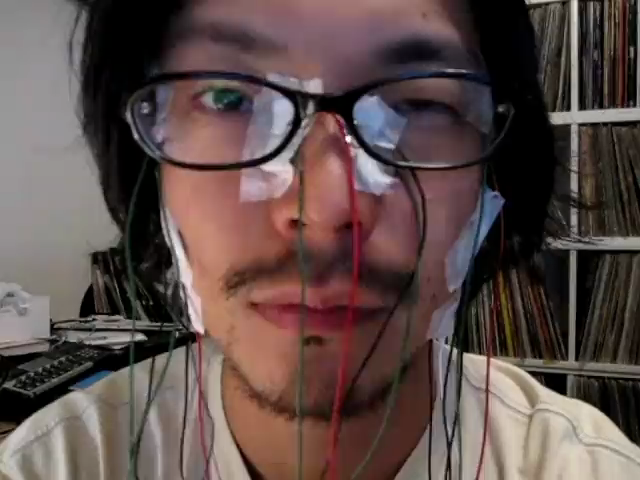
#> input picture daito-testimage.png, 640 x 480 px
$ python perceptual_image_features.py ../daito-testimage.png
#> lines starting #> are read from the running program, lines starting #| are printed output that depends on the picture; after the words box and inside, x2 and y2 are one past the last pixel; in counts of white or black regions, pixels touching at a corner belong together
#!/usr/bin/env python3
"""Extract deterministic perceptual features from still images.

The positional input syntax matches ``visual-liveliness``::

    image.png
    image.png|1.0|candidate-label

The middle field is retained as ``start_seconds`` for schema compatibility but
does not affect still-image analysis.  All descriptors are fixed-size,
normalised arrays intended for deterministic ranking and perceptual-distance
calculations; this tool deliberately does not assign an aesthetic score.  A
successful ``--json`` report is a bare array of row objects, matching the
external visual-liveliness instrument.  If any input fails, the report is an
empty array and the process exits nonzero so partial batches cannot be ranked.
"""

from __future__ import annotations

import argparse
import json
import math
import os
from pathlib import Path
import sys
from typing import Any

import cv2
import numpy as np


SCHEMA_VERSION = 2
# Width, height.  Search previews are 16:9; retaining that aspect ratio is
# essential because spatial-frequency features are used to distinguish fine
# scanlines from coarse macroblocks.
ANALYSIS_SIZE = (256, 144)
HSV_BINS = (8, 4, 4)
LUMA_GRID = (8, 8)
EDGE_GRID = (8, 8)
COLOR_GRID = (4, 4, 3)
ARTIFACT_SCALES = (2, 4, 8, 16, 32, 64, 128)


DESCRIPTOR_SCHEMA: dict[str, dict[str, Any]] = {
    "hsv_hist": {
        "shape": list(HSV_BINS),
        "length": int(np.prod(HSV_BINS)),
        "range": [0.0, 1.0],
        "normalization": "sum=1",
        "order": "H-major, then S, then V",
    },
    "luma_grid": {
        "shape": list(LUMA_GRID),
        "length": int(np.prod(LUMA_GRID)),
        "range": [0.0, 1.0],
        "normalization": "luma/255",
        "order": "row-major",
    },
    "edge_grid": {
        "shape": list(EDGE_GRID),
        "length": int(np.prod(EDGE_GRID)),
        "range": [0.0, 1.0],
        "normalization": "Canny edge occupancy per cell",
        "order": "row-major",
    },
    "color_grid": {
        "shape": list(COLOR_GRID),
        "length": int(np.prod(COLOR_GRID)),
        "range": [0.0, 1.0],
        "normalization": "RGB/255",
        "order": "row-major RGB",
    },
    "residual_luma_grid": {
        "shape": list(LUMA_GRID),
        "length": int(np.prod(LUMA_GRID)),
        "range": [0.0, 1.0],
        "normalization": "max-channel dry/wet absolute residual / 255",
        "order": "row-major",
    },
    "residual_edge_grid": {
        "shape": list(EDGE_GRID),
        "length": int(np.prod(EDGE_GRID)),
        "range": [0.0, 1.0],
        "normalization": "residual Canny edge occupancy per cell",
        "order": "row-major",
    },
    "residual_blockiness_multiscale": {
        "shape": [len(ARTIFACT_SCALES)],
        "length": len(ARTIFACT_SCALES),
        "range": [0.0, 1.0],
        "normalization": "positive grid-boundary excess / 255",
        "order": f"periods={list(ARTIFACT_SCALES)}",
    },
    "residual_scale_histogram": {
        "shape": [len(ARTIFACT_SCALES)],
        "length": len(ARTIFACT_SCALES),
        "range": [0.0, 1.0],
        "normalization": "sum=1 when residual grid energy is present",
        "order": f"periods={list(ARTIFACT_SCALES)}",
    },
    "residual_orientation": {
        "shape": [2],
        "length": 2,
        "range": [0.0, 1.0],
        "normalization": "sum=1 when directional grid energy is present",
        "order": "horizontal-boundary energy, vertical-boundary energy",
    },
}


def _round_scalar(value: float) -> float:
    """Keep JSON compact and stable without discarding ranking resolution."""
    result = round(float(value), 8)
    if not math.isfinite(result):
        raise ValueError("feature computation produced a non-finite scalar")
    return result


def _round_array(values: np.ndarray) -> list[float]:
    flat = np.asarray(values, dtype=np.float64).reshape(-1)
    if not np.isfinite(flat).all():
        raise ValueError("feature computation produced a non-finite descriptor")
    return [round(float(value), 6) for value in flat]


def parse_input_spec(spec: str) -> tuple[Path, float, str, Path | None]:
    """Parse ``path`` or ``path|start|label|dry-reference``.

    The first three fields remain compatible with visual-liveliness.  The
    optional fourth field lets the search adapter measure glitch morphology on
    a dry/wet residual instead of mistaking a palette change for a new effect.
    """
    parts = spec.split("|")
    raw_path = parts[0]
    if not raw_path:
        raise ValueError("input path is empty")
    try:
        start = float(parts[1]) if len(parts) > 1 and parts[1] else 1.0
    except ValueError as error:
        raise ValueError(f"invalid start time: {parts[1]!r}") from error
    if not math.isfinite(start):
        raise ValueError("start time must be finite")
    label = parts[2] if len(parts) > 2 and parts[2] else os.path.basename(raw_path)
    reference = Path(parts[3]).expanduser() if len(parts) > 3 and parts[3] else None
    return Path(raw_path).expanduser(), start, label, reference


def _bits_to_hex(bits: np.ndarray) -> str:
    value = 0
    flat = np.asarray(bits, dtype=np.uint8).reshape(-1)
    for bit in flat:
        value = (value << 1) | int(bool(bit))
    return f"{value:0{(flat.size + 3) // 4}x}"


def perceptual_hash(gray: np.ndarray) -> str:
    """Return a conventional 64-bit DCT perceptual hash."""
    small = cv2.resize(gray, (32, 32), interpolation=cv2.INTER_AREA).astype(np.float32)
    low = cv2.dct(small)[:8, :8]
    threshold = float(np.median(low.reshape(-1)[1:]))
    return _bits_to_hex(low > threshold)


def difference_hash(gray: np.ndarray) -> str:
    """Return a 64-bit horizontal difference hash."""
    small = cv2.resize(gray, (9, 8), interpolation=cv2.INTER_AREA)
    return _bits_to_hex(small[:, :-1] > small[:, 1:])


def _hsv_histogram(hsv: np.ndarray) -> np.ndarray:
    h = np.minimum((hsv[..., 0].astype(np.int32) * HSV_BINS[0]) // 180, HSV_BINS[0] - 1)
    s = np.minimum((hsv[..., 1].astype(np.int32) * HSV_BINS[1]) // 256, HSV_BINS[1] - 1)
    v = np.minimum((hsv[..., 2].astype(np.int32) * HSV_BINS[2]) // 256, HSV_BINS[2] - 1)
    indices = (h * HSV_BINS[1] + s) * HSV_BINS[2] + v
    histogram = np.bincount(indices.reshape(-1), minlength=int(np.prod(HSV_BINS))).astype(
        np.float64
    )
    histogram /= max(1.0, float(histogram.sum()))
    return histogram


def _grid(channel: np.ndarray, rows: int, columns: int, scale: float) -> np.ndarray:
    reduced = cv2.resize(channel, (columns, rows), interpolation=cv2.INTER_AREA)
    return reduced.astype(np.float64) / scale


def _resize_letterboxed(image: np.ndarray, size: tuple[int, int]) -> np.ndarray:
    """Resize without changing aspect ratio and centre on a black canvas."""
    target_width, target_height = size
    height, width = image.shape[:2]
    if width <= 0 or height <= 0:
        raise ValueError("cannot resize an empty image")
    scale = min(target_width / width, target_height / height)
    resized_width = max(1, int(round(width * scale)))
    resized_height = max(1, int(round(height * scale)))
    interpolation = cv2.INTER_AREA if scale <= 1.0 else cv2.INTER_LINEAR
    resized = cv2.resize(image, (resized_width, resized_height), interpolation=interpolation)
    shape = (target_height, target_width) if image.ndim == 2 else (
        target_height,
        target_width,
        image.shape[2],
    )
    canvas = np.zeros(shape, dtype=image.dtype)
    left = (target_width - resized_width) // 2
    top = (target_height - resized_height) // 2
    canvas[top : top + resized_height, left : left + resized_width] = resized
    return canvas


def _blockiness(gray: np.ndarray, period: int = 8) -> float:
    """Estimate excess discontinuity on an 8-pixel block lattice.

    The baseline is the mean non-lattice adjacent-pixel difference, so natural
    image detail contributes little while aligned block discontinuities remain.
    """
    values = gray.astype(np.float32)
    vertical = np.abs(np.diff(values, axis=1))
    horizontal = np.abs(np.diff(values, axis=0))

    vertical_boundary = (np.arange(1, values.shape[1]) % period) == 0
    horizontal_boundary = (np.arange(1, values.shape[0]) % period) == 0
    vertical_inside = ~vertical_boundary
    horizontal_inside = ~horizontal_boundary

    boundary_samples = np.concatenate(
        [vertical[:, vertical_boundary].reshape(-1), horizontal[horizontal_boundary, :].reshape(-1)]
    )
    inside_samples = np.concatenate(
        [vertical[:, vertical_inside].reshape(-1), horizontal[horizontal_inside, :].reshape(-1)]
    )
    excess = float(boundary_samples.mean() - inside_samples.mean())
    return max(0.0, excess / 255.0)


def _axis_boundary_excess(difference: np.ndarray, boundary: np.ndarray) -> float:
    if difference.size == 0 or not np.any(boundary) or not np.any(~boundary):
        return 0.0
    boundary_mean = float(difference[..., boundary].mean())
    inside_mean = float(difference[..., ~boundary].mean())
    return max(0.0, (boundary_mean - inside_mean) / 255.0)


def _multiscale_residual_features(residual: np.ndarray) -> dict[str, Any]:
    """Describe native-resolution dry/wet residual geometry.

    Responses are evaluated before the 256x144 embedding resize.  This avoids
    remapping a real 64 px block lattice to a non-integer analysis period.
    """
    values = residual.astype(np.float32)
    vertical_difference = np.abs(np.diff(values, axis=1))
    horizontal_difference = np.abs(np.diff(values, axis=0))
    combined: list[float] = []
    horizontal: list[float] = []
    vertical: list[float] = []
    for period in ARTIFACT_SCALES:
        vertical_boundary = (np.arange(1, values.shape[1]) % period) == 0
        horizontal_boundary = (np.arange(1, values.shape[0]) % period) == 0
        vertical_response = _axis_boundary_excess(vertical_difference, vertical_boundary)
        # Transpose so the shared helper indexes the boundary axis last.
        horizontal_response = _axis_boundary_excess(
            np.swapaxes(horizontal_difference, 0, 1), horizontal_boundary
        )
        vertical.append(vertical_response)
        horizontal.append(horizontal_response)
        combined.append(0.5 * (vertical_response + horizontal_response))

    # Boundaries at period N also occur on every 2N/4N lattice.  Use the
    # positive response increment over the preceding octave to identify the
    # fundamental artifact scale instead of rewarding a coarse harmonic.
    incremental = [
        combined[index]
        if index == 0
        else max(0.0, combined[index] - combined[index - 1])
        for index in range(len(combined))
    ]
    total = sum(incremental)
    histogram = (
        [value / total for value in incremental]
        if total > 1e-12
        else [0.0] * len(incremental)
    )
    maximum = max(incremental, default=0.0)
    dominant_index = int(np.argmax(incremental)) if maximum > 1e-6 else -1
    dominant_scale = ARTIFACT_SCALES[dominant_index] if dominant_index >= 0 else 0
    scale_fraction = dominant_scale / max(1.0, float(min(values.shape[:2])))
    if dominant_scale == 0:
        scale_bucket = "none"
    elif scale_fraction < 0.02:
        scale_bucket = "micro"
    elif scale_fraction < 0.05:
        scale_bucket = "fine"
    elif scale_fraction < 0.10:
        scale_bucket = "medium"
    elif scale_fraction < 0.20:
        scale_bucket = "coarse"
    else:
        scale_bucket = "mega"

    if dominant_index < 0:
        horizontal_energy = vertical_energy = 0.0
        orientation = "none"
    else:
        horizontal_energy = horizontal[dominant_index]
        vertical_energy = vertical[dominant_index]
        if horizontal_energy > vertical_energy * 1.25:
            orientation = "horizontal"
        elif vertical_energy > horizontal_energy * 1.25:
            orientation = "vertical"
        else:
            orientation = "bidirectional"
    orientation_total = horizontal_energy + vertical_energy
    orientation_vector = (
        [horizontal_energy / orientation_total, vertical_energy / orientation_total]
        if orientation_total > 1e-12
        else [0.0, 0.0]
    )
    return {
        "residual_blockiness": _round_scalar(max(combined, default=0.0)),
        "residual_blockiness_multiscale": _round_array(np.asarray(combined)),
        "residual_scale_histogram": _round_array(np.asarray(histogram)),
        "dominant_artifact_scale_px": int(dominant_scale),
        "dominant_artifact_scale_fraction": _round_scalar(scale_fraction),
        "artifact_scale_bucket": scale_bucket,
        "artifact_orientation": orientation,
        "residual_horizontal_energy": _round_scalar(horizontal_energy),
        "residual_vertical_energy": _round_scalar(vertical_energy),
        "residual_orientation": _round_array(np.asarray(orientation_vector)),
    }


def extract_features(
    image_bgr: np.ndarray, reference_bgr: np.ndarray | None = None
) -> dict[str, Any]:
    if image_bgr.ndim != 3 or image_bgr.shape[2] != 3:
        raise ValueError("expected a three-channel BGR image")
    if image_bgr.size == 0:
        raise ValueError("image is empty")

    if reference_bgr is not None:
        if reference_bgr.ndim != 3 or reference_bgr.shape[2] != 3:
            raise ValueError("expected a three-channel BGR dry reference")
        if reference_bgr.shape != image_bgr.shape:
            raise ValueError(
                "dry reference dimensions do not match wet image: "
                f"{reference_bgr.shape[1]}x{reference_bgr.shape[0]} vs "
                f"{image_bgr.shape[1]}x{image_bgr.shape[0]}"
            )
        absolute = np.abs(image_bgr.astype(np.int16) - reference_bgr.astype(np.int16))
        residual_native = np.max(absolute, axis=2).astype(np.uint8)
        residual_reference = "dry_wet"
    else:
        # Legacy one-image calls remain valid, but the explicit marker prevents
        # the ranker from treating unavailable residual geometry as evidence.
        residual_native = np.zeros(image_bgr.shape[:2], dtype=np.uint8)
        residual_reference = "unavailable"

    working = _resize_letterboxed(image_bgr, ANALYSIS_SIZE)
    gray = cv2.cvtColor(working, cv2.COLOR_BGR2GRAY)
    hsv = cv2.cvtColor(working, cv2.COLOR_BGR2HSV)
    rgb = cv2.cvtColor(working, cv2.COLOR_BGR2RGB)

    rgb_float = rgb.astype(np.float32)
    red, green, blue = cv2.split(rgb_float)
    red_green = red - green
    yellow_blue = 0.5 * (red + green) - blue
    colorfulness = (
        math.hypot(float(red_green.std()), float(yellow_blue.std()))
        + 0.3 * math.hypot(float(red_green.mean()), float(yellow_blue.mean()))
    ) / 255.0

    saturation = hsv[..., 1].astype(np.float32) / 255.0
    gray_float = gray.astype(np.float32)
    low_frequency = cv2.GaussianBlur(gray_float, (0, 0), 3.0)
    local_contrast = float(np.sqrt(np.mean(np.square(gray_float - low_frequency)))) / 255.0
    edges = cv2.Canny(gray, 64, 128, L2gradient=True)
    edge_density = float(np.count_nonzero(edges)) / float(edges.size)
    channel_separation = float(
        (np.abs(red - green) + np.abs(green - blue) + np.abs(blue - red)).mean()
    ) / (3.0 * 255.0)

    color_grid = cv2.resize(rgb, (COLOR_GRID[1], COLOR_GRID[0]), interpolation=cv2.INTER_AREA)
    residual_working = _resize_letterboxed(residual_native, ANALYSIS_SIZE)
    residual_edges = cv2.Canny(residual_working, 16, 48, L2gradient=True)
    descriptors = {
        "hsv_hist": _round_array(_hsv_histogram(hsv)),
        "luma_grid": _round_array(_grid(gray, LUMA_GRID[0], LUMA_GRID[1], 255.0)),
        "edge_grid": _round_array(_grid(edges, EDGE_GRID[0], EDGE_GRID[1], 255.0)),
        "color_grid": _round_array(color_grid.astype(np.float64) / 255.0),
        "residual_luma_grid": _round_array(
            _grid(residual_working, LUMA_GRID[0], LUMA_GRID[1], 255.0)
        ),
        "residual_edge_grid": _round_array(
            _grid(residual_edges, EDGE_GRID[0], EDGE_GRID[1], 255.0)
        ),
    }
    return {
        "colorfulness": _round_scalar(colorfulness),
        "saturation_mean": _round_scalar(saturation.mean()),
        "saturation_std": _round_scalar(saturation.std()),
        "local_contrast": _round_scalar(local_contrast),
        "edge_density": _round_scalar(edge_density),
        "blockiness": _round_scalar(_blockiness(gray)),
        "channel_separation": _round_scalar(channel_separation),
        "phash": perceptual_hash(gray),
        "dhash": difference_hash(gray),
        "residual_reference": residual_reference,
        "residual_mask_coverage": _round_scalar(
            float(np.count_nonzero(residual_native >= 10)) / float(residual_native.size)
        ),
        "residual_phash": perceptual_hash(residual_working),
        "residual_dhash": difference_hash(residual_working),
        **_multiscale_residual_features(residual_native),
        **descriptors,
    }


def analyse_spec(spec: str) -> dict[str, Any]:
    path, start, label, reference_path = parse_input_spec(spec)
    if not path.is_file():
        raise FileNotFoundError(f"input image does not exist: {path}")
    image = cv2.imread(str(path), cv2.IMREAD_COLOR)
    if image is None:
        raise ValueError(f"cannot decode image: {path}")
    reference = None
    if reference_path is not None:
        if not reference_path.is_file():
            raise FileNotFoundError(f"dry reference image does not exist: {reference_path}")
        reference = cv2.imread(str(reference_path), cv2.IMREAD_COLOR)
        if reference is None:
            raise ValueError(f"cannot decode dry reference image: {reference_path}")
    height, width = image.shape[:2]
    return {
        "name": label,
        "source": str(path.resolve()),
        "reference_source": None if reference_path is None else str(reference_path.resolve()),
        "start_seconds": _round_scalar(start),
        "width": int(width),
        "height": int(height),
        **extract_features(image, reference),
    }


def build_document(specs: list[str]) -> dict[str, Any]:
    rows: list[dict[str, Any]] = []
    errors: list[dict[str, str]] = []
    for spec in specs:
        try:
            rows.append(analyse_spec(spec))
#> in analyse_spec, image is the input picture: shape (480, 640, 3); mean B, G, R 74.2, 77.2, 94
#> in extract_features, `red_green = red - green`:
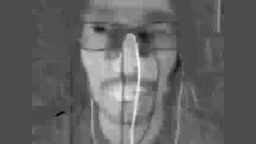
#> red_green: shape (144, 256) float32; min -42, max 98, mean 12.6; drawn with min black and max white
#> in extract_features, `yellow_blue = 0.5 * (red + green) - blue`:
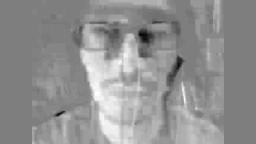
#> yellow_blue: shape (144, 256) float32; min -59, max 59.5, mean 8.6; drawn with min black and max white
#> in extract_features, `colorfulness = ( math.hypot(float(red_green.std()), float(yellow_blue...`: colorfulness = 0.11
#> in extract_features, `saturation = hsv[..., 1].astype(np.float32) / 255.0`:
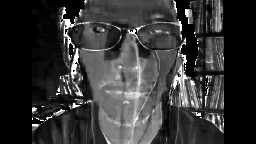
#> saturation: shape (144, 256) float32; min 0, max 1, mean 0.209
#> in extract_features, `low_frequency = cv2.GaussianBlur(gray_float, (0, 0), 3.0)`:
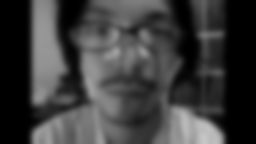
#> low_frequency: shape (144, 256) float32; min 0, max 198.3, mean 61.4
#> in extract_features, `local_contrast = float(np.sqrt(np.mean(np.square(gray_float - low_freq..`: local_contrast = 0.0813
#> in extract_features, `edges = cv2.Canny(gray, 64, 128, L2gradient=True)`:
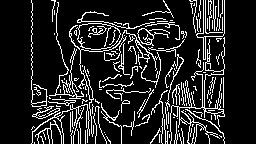
#> edges: shape (144, 256); 14.3% white in thin lines or dots, all inside (x1, y1, x2, y2) = (31, 0, 225, 144)
#> in extract_features, `edge_density = float(np.count_nonzero(edges)) / float(edges.size)`: edge_density = 0.143
#> in extract_features, `channel_separation = float( (np.abs(red - green) + np.abs(green - blue..`: channel_separation = 0.0455
#> in _hsv_histogram, `h = np.minimum((hsv[..., 0].astype(np.int32) * HSV_BINS[0]) // 180, HS..`:
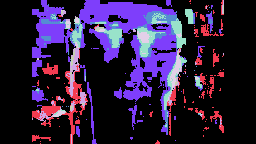
#> h: shape (144, 256) int32; 8 distinct labels, from 0 to 7; one colour per label, 0 black
#> in _hsv_histogram, `s = np.minimum((hsv[..., 1].astype(np.int32) * HSV_BINS[1]) // 256, HS..`:
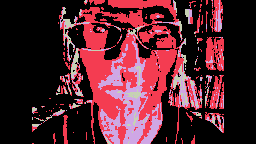
#> s: shape (144, 256) int32; 4 distinct labels, from 0 to 3; one colour per label, 0 black
#> (the rest of the program and of its run is left out)
